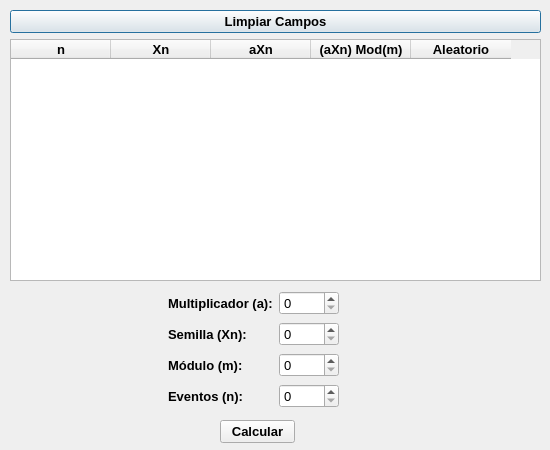
<?xml version="1.0" encoding="UTF-8"?>
<ui version="4.0">
 <class>Dialog</class>
 <widget class="QDialog" name="Dialog">
  <property name="geometry">
   <rect>
    <x>0</x>
    <y>0</y>
    <width>550</width>
    <height>450</height>
   </rect>
  </property>
  <property name="windowTitle">
   <string>Congruencial Multiplicativo</string>
  </property>
  <property name="windowOpacity">
   <double>1.000000000000000</double>
  </property>
  <widget class="QWidget" name="layoutWidget">
   <property name="geometry">
    <rect>
     <x>10</x>
     <y>10</y>
     <width>531</width>
     <height>271</height>
    </rect>
   </property>
   <layout class="QGridLayout" name="gridLayout">
    <item row="0" column="0">
     <widget class="QPushButton" name="btnEliminarFilas">
      <property name="font">
       <font>
        <pointsize>10</pointsize>
        <weight>75</weight>
        <bold>true</bold>
       </font>
      </property>
      <property name="text">
       <string>Limpiar Campos</string>
      </property>
     </widget>
    </item>
    <item row="1" column="0">
     <widget class="QTableWidget" name="tablaMultiplicativo">
      <column>
       <property name="text">
        <string>n</string>
       </property>
       <property name="font">
        <font>
         <pointsize>10</pointsize>
         <weight>75</weight>
         <bold>true</bold>
        </font>
       </property>
       <property name="textAlignment">
        <set>AlignHCenter|AlignVCenter|AlignCenter</set>
       </property>
      </column>
      <column>
       <property name="text">
        <string>Xn</string>
       </property>
       <property name="font">
        <font>
         <pointsize>10</pointsize>
         <weight>75</weight>
         <bold>true</bold>
        </font>
       </property>
       <property name="textAlignment">
        <set>AlignHCenter|AlignVCenter|AlignCenter</set>
       </property>
      </column>
      <column>
       <property name="text">
        <string>aXn</string>
       </property>
       <property name="font">
        <font>
         <pointsize>10</pointsize>
         <weight>75</weight>
         <bold>true</bold>
        </font>
       </property>
       <property name="textAlignment">
        <set>AlignHCenter|AlignVCenter|AlignCenter</set>
       </property>
      </column>
      <column>
       <property name="text">
        <string>(aXn) Mod(m)</string>
       </property>
       <property name="font">
        <font>
         <pointsize>10</pointsize>
         <weight>75</weight>
         <bold>true</bold>
        </font>
       </property>
       <property name="textAlignment">
        <set>AlignHCenter|AlignVCenter|AlignCenter</set>
       </property>
      </column>
      <column>
       <property name="text">
        <string>Aleatorio</string>
       </property>
       <property name="font">
        <font>
         <pointsize>10</pointsize>
         <weight>75</weight>
         <bold>true</bold>
        </font>
       </property>
       <property name="textAlignment">
        <set>AlignHCenter|AlignVCenter|AlignCenter</set>
       </property>
      </column>
     </widget>
    </item>
   </layout>
  </widget>
  <widget class="QPushButton" name="btnCalcular">
   <property name="geometry">
    <rect>
     <x>220</x>
     <y>420</y>
     <width>75</width>
     <height>23</height>
    </rect>
   </property>
   <property name="font">
    <font>
     <pointsize>10</pointsize>
     <weight>75</weight>
     <bold>true</bold>
    </font>
   </property>
   <property name="text">
    <string>Calcular</string>
   </property>
  </widget>
  <widget class="QWidget" name="layoutWidget">
   <property name="geometry">
    <rect>
     <x>168</x>
     <y>290</y>
     <width>171</width>
     <height>121</height>
    </rect>
   </property>
   <layout class="QGridLayout" name="gridLayout_2">
    <item row="0" column="0">
     <widget class="QLabel" name="label">
      <property name="font">
       <font>
        <pointsize>10</pointsize>
        <weight>75</weight>
        <bold>true</bold>
       </font>
      </property>
      <property name="text">
       <string>Multiplicador (a):</string>
      </property>
     </widget>
    </item>
    <item row="0" column="1">
     <widget class="QSpinBox" name="txtA">
      <property name="font">
       <font>
        <pointsize>10</pointsize>
       </font>
      </property>
     </widget>
    </item>
    <item row="1" column="0">
     <widget class="QLabel" name="label_2">
      <property name="font">
       <font>
        <pointsize>10</pointsize>
        <weight>75</weight>
        <bold>true</bold>
       </font>
      </property>
      <property name="text">
       <string>Semilla (Xn):</string>
      </property>
     </widget>
    </item>
    <item row="1" column="1">
     <widget class="QSpinBox" name="txtXn">
      <property name="font">
       <font>
        <pointsize>10</pointsize>
       </font>
      </property>
     </widget>
    </item>
    <item row="2" column="0">
     <widget class="QLabel" name="label_3">
      <property name="font">
       <font>
        <pointsize>10</pointsize>
        <weight>75</weight>
        <bold>true</bold>
       </font>
      </property>
      <property name="text">
       <string>Módulo (m):</string>
      </property>
     </widget>
    </item>
    <item row="2" column="1">
     <widget class="QSpinBox" name="txtM">
      <property name="font">
       <font>
        <pointsize>10</pointsize>
       </font>
      </property>
     </widget>
    </item>
    <item row="3" column="0">
     <widget class="QLabel" name="label_4">
      <property name="font">
       <font>
        <pointsize>10</pointsize>
        <weight>75</weight>
        <bold>true</bold>
       </font>
      </property>
      <property name="text">
       <string>Eventos (n):</string>
      </property>
     </widget>
    </item>
    <item row="3" column="1">
     <widget class="QSpinBox" name="txtN">
      <property name="font">
       <font>
        <pointsize>10</pointsize>
       </font>
      </property>
     </widget>
    </item>
   </layout>
  </widget>
 </widget>
 <tabstops>
  <tabstop>txtA</tabstop>
  <tabstop>txtXn</tabstop>
  <tabstop>txtM</tabstop>
  <tabstop>txtN</tabstop>
  <tabstop>btnCalcular</tabstop>
  <tabstop>btnEliminarFilas</tabstop>
  <tabstop>tablaMultiplicativo</tabstop>
 </tabstops>
 <resources/>
 <connections/>
</ui>
